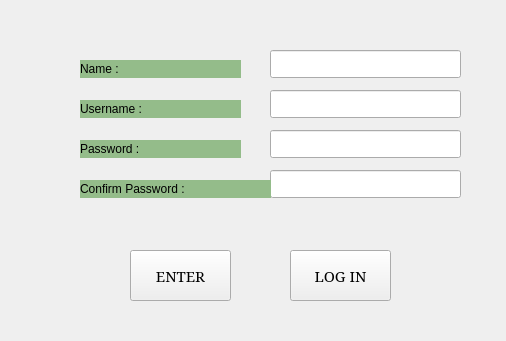
<?xml version="1.0" encoding="UTF-8"?>
<ui version="4.0">
 <class>SignUp</class>
 <widget class="QWidget" name="SignUp">
  <property name="geometry">
   <rect>
    <x>0</x>
    <y>0</y>
    <width>506</width>
    <height>341</height>
   </rect>
  </property>
  <property name="minimumSize">
   <size>
    <width>506</width>
    <height>341</height>
   </size>
  </property>
  <property name="maximumSize">
   <size>
    <width>506</width>
    <height>341</height>
   </size>
  </property>
  <property name="windowTitle">
   <string>SIGN UP</string>
  </property>
  <property name="styleSheet">
   <string notr="true"/>
  </property>
  <widget class="QLabel" name="label">
   <property name="geometry">
    <rect>
     <x>80</x>
     <y>60</y>
     <width>161</width>
     <height>18</height>
    </rect>
   </property>
   <property name="styleSheet">
    <string notr="true">font: 700 11pt &quot;SimSun&quot;;
background-color: rgba(148,188,138,255);
color: rgb(0, 0, 0);
</string>
   </property>
   <property name="text">
    <string>Name :</string>
   </property>
  </widget>
  <widget class="QLabel" name="label_2">
   <property name="geometry">
    <rect>
     <x>80</x>
     <y>100</y>
     <width>161</width>
     <height>18</height>
    </rect>
   </property>
   <property name="styleSheet">
    <string notr="true">font: 700 11pt &quot;SimSun&quot;;
background-color: rgba(148,188,138,255);
color: rgb(0, 0, 0);

</string>
   </property>
   <property name="text">
    <string>Username : </string>
   </property>
  </widget>
  <widget class="QLabel" name="label_3">
   <property name="geometry">
    <rect>
     <x>80</x>
     <y>140</y>
     <width>161</width>
     <height>18</height>
    </rect>
   </property>
   <property name="styleSheet">
    <string notr="true">font: 700 11pt &quot;SimSun&quot;;
background-color: rgba(148,188,138,255);
color: rgb(0, 0, 0);
</string>
   </property>
   <property name="text">
    <string>Password :</string>
   </property>
  </widget>
  <widget class="QLineEdit" name="s_username">
   <property name="geometry">
    <rect>
     <x>270</x>
     <y>90</y>
     <width>191</width>
     <height>28</height>
    </rect>
   </property>
  </widget>
  <widget class="QLineEdit" name="s_password">
   <property name="geometry">
    <rect>
     <x>270</x>
     <y>130</y>
     <width>191</width>
     <height>28</height>
    </rect>
   </property>
  </widget>
  <widget class="QPushButton" name="pushButton">
   <property name="geometry">
    <rect>
     <x>130</x>
     <y>250</y>
     <width>101</width>
     <height>51</height>
    </rect>
   </property>
   <property name="font">
    <font>
     <family>SimSun</family>
     <pointsize>11</pointsize>
    </font>
   </property>
   <property name="cursor">
    <cursorShape>PointingHandCursor</cursorShape>
   </property>
   <property name="text">
    <string>ENTER</string>
   </property>
  </widget>
  <widget class="QPushButton" name="pushButton_2">
   <property name="geometry">
    <rect>
     <x>290</x>
     <y>250</y>
     <width>101</width>
     <height>51</height>
    </rect>
   </property>
   <property name="font">
    <font>
     <family>SimSun</family>
     <pointsize>11</pointsize>
    </font>
   </property>
   <property name="cursor">
    <cursorShape>PointingHandCursor</cursorShape>
   </property>
   <property name="text">
    <string>LOG IN</string>
   </property>
  </widget>
  <widget class="QLineEdit" name="s_name">
   <property name="geometry">
    <rect>
     <x>270</x>
     <y>50</y>
     <width>191</width>
     <height>28</height>
    </rect>
   </property>
  </widget>
  <widget class="QLineEdit" name="s_confirmPassword">
   <property name="geometry">
    <rect>
     <x>270</x>
     <y>170</y>
     <width>191</width>
     <height>28</height>
    </rect>
   </property>
  </widget>
  <widget class="QLabel" name="label_4">
   <property name="geometry">
    <rect>
     <x>80</x>
     <y>180</y>
     <width>191</width>
     <height>18</height>
    </rect>
   </property>
   <property name="styleSheet">
    <string notr="true">font: 700 11pt &quot;SimSun&quot;;
background-color: rgba(148,188,138,255);
color: rgb(0, 0, 0);
</string>
   </property>
   <property name="text">
    <string>Confirm Password :</string>
   </property>
  </widget>
  <widget class="QFrame" name="frame">
   <property name="geometry">
    <rect>
     <x>-11</x>
     <y>-1</y>
     <width>531</width>
     <height>351</height>
    </rect>
   </property>
   <property name="styleSheet">
    <string notr="true">background-image: url(:/new/prefix1/signInBack.png);</string>
   </property>
   <property name="frameShape">
    <enum>QFrame::StyledPanel</enum>
   </property>
   <property name="frameShadow">
    <enum>QFrame::Raised</enum>
   </property>
  </widget>
  <zorder>frame</zorder>
  <zorder>label</zorder>
  <zorder>label_2</zorder>
  <zorder>label_3</zorder>
  <zorder>s_username</zorder>
  <zorder>s_password</zorder>
  <zorder>pushButton</zorder>
  <zorder>pushButton_2</zorder>
  <zorder>s_name</zorder>
  <zorder>s_confirmPassword</zorder>
  <zorder>label_4</zorder>
 </widget>
 <resources/>
 <connections/>
</ui>
